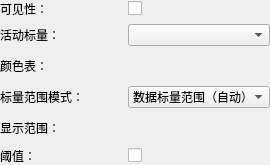
<ui version="4.0">
 <class>qMRMLScalarsDisplayWidget</class>
 <widget class="QWidget" name="qMRMLScalarsDisplayWidget">
  <property name="geometry">
   <rect>
    <x>0</x>
    <y>0</y>
    <width>270</width>
    <height>165</height>
   </rect>
  </property>
  <property name="windowTitle">
   <string>标量显示</string>
  </property>
  <layout class="QGridLayout" name="gridLayout">
   <property name="leftMargin">
    <number>0</number>
   </property>
   <property name="topMargin">
    <number>0</number>
   </property>
   <property name="rightMargin">
    <number>0</number>
   </property>
   <property name="bottomMargin">
    <number>0</number>
   </property>
   <item row="0" column="0">
    <widget class="QLabel" name="ScalarsVisibilityLabel">
     <property name="text">
      <string>可见性：</string>
     </property>
    </widget>
   </item>
   <item row="0" column="1">
    <widget class="QCheckBox" name="ScalarsVisibilityCheckBox">
     <property name="text">
      <string />
     </property>
    </widget>
   </item>
   <item row="1" column="0">
    <widget class="QLabel" name="ActiveScalarLabel">
     <property name="text">
      <string>活动标量：</string>
     </property>
    </widget>
   </item>
   <item row="1" column="1" colspan="2">
    <widget class="ctkVTKDataSetArrayComboBox" name="ActiveScalarComboBox" />
   </item>
   <item row="2" column="0">
    <widget class="QLabel" name="ScalarsColorTableLabel">
     <property name="text">
      <string>颜色表：</string>
     </property>
    </widget>
   </item>
   <item row="2" column="1" colspan="2">
    <widget class="qMRMLColorTableComboBox" name="ScalarsColorNodeComboBox" />
   </item>
   <item row="3" column="0">
    <widget class="QLabel" name="ScalarRangeModeLabel">
     <property name="text">
      <string>标量范围模式：</string>
     </property>
    </widget>
   </item>
   <item row="3" column="1" colspan="2">
    <widget class="QComboBox" name="DisplayedScalarRangeModeComboBox">
     <property name="toolTip">
      <string>设置标量范围模式标志。数据（自动）根据数据的标量范围更新显示标量范围。直接颜色映射选项绕过查找表，使用标量值作为 RGB 颜色。</string>
     </property>
     <property name="currentIndex">
      <number>1</number>
     </property>
     <item>
      <property name="text">
       <string>手动</string>
      </property>
     </item>
     <item>
      <property name="text">
       <string>数据标量范围（自动）</string>
      </property>
     </item>
     <item>
      <property name="text">
       <string>颜色表（LUT）</string>
      </property>
     </item>
     <item>
      <property name="text">
       <string>数据类型</string>
      </property>
     </item>
     <item>
      <property name="text">
       <string>直接颜色映射</string>
      </property>
     </item>
    </widget>
   </item>
   <item row="4" column="0">
    <widget class="QLabel" name="DisplayedScalarRangeLabel">
     <property name="text">
      <string>显示范围：</string>
     </property>
    </widget>
   </item>
   <item row="4" column="1" colspan="2">
    <widget class="qMRMLRangeWidget" name="DisplayedScalarRangeWidget">
     <property name="toolTip">
      <string>设置显示标量范围，当选择显示选项时使用。</string>
     </property>
    </widget>
   </item>
   <item row="5" column="0">
    <widget class="QLabel" name="ThresholdLabel">
     <property name="text">
      <string>阈值：</string>
     </property>
    </widget>
   </item>
   <item row="5" column="1">
    <widget class="QCheckBox" name="ThresholdCheckBox">
     <property name="sizePolicy">
      <sizepolicy hsizetype="Fixed" vsizetype="Fixed">
       <horstretch>0</horstretch>
       <verstretch>0</verstretch>
      </sizepolicy>
     </property>
     <property name="toolTip">
      <string>根据标量值对显示模型应用阈值处理。某些单元的法线可能会翻转，在这种情况下，您应该在表示选项中将“背面”和“正面”设置为关闭，以可视化所有单元。</string>
     </property>
    </widget>
   </item>
   <item row="5" column="2">
    <widget class="ctkRangeWidget" name="ThresholdRangeWidget">
     <property name="toolTip">
      <string>用于阈值处理标量值的范围。</string>
     </property>
    </widget>
   </item>
  </layout>
 </widget>
 <customwidgets>
  <customwidget>
   <class>qMRMLColorTableComboBox</class>
   <extends>qMRMLNodeComboBox</extends>
   <header>qMRMLColorTableComboBox.h</header>
  </customwidget>
  <customwidget>
   <class>qMRMLNodeComboBox</class>
   <extends>QWidget</extends>
   <header>qMRMLNodeComboBox.h</header>
   <container>1</container>
  </customwidget>
  <customwidget>
   <class>qMRMLRangeWidget</class>
   <extends>ctkRangeWidget</extends>
   <header>qMRMLRangeWidget.h</header>
  </customwidget>
  <customwidget>
   <class>ctkVTKDataSetArrayComboBox</class>
   <extends>QComboBox</extends>
   <header>ctkVTKDataSetArrayComboBox.h</header>
  </customwidget>
  <customwidget>
   <class>ctkRangeWidget</class>
   <extends>QWidget</extends>
   <header>ctkRangeWidget.h</header>
  </customwidget>
 </customwidgets>
 <resources>
  <include location="../qMRMLWidgets.qrc" />
 </resources>
 <connections />
</ui>
